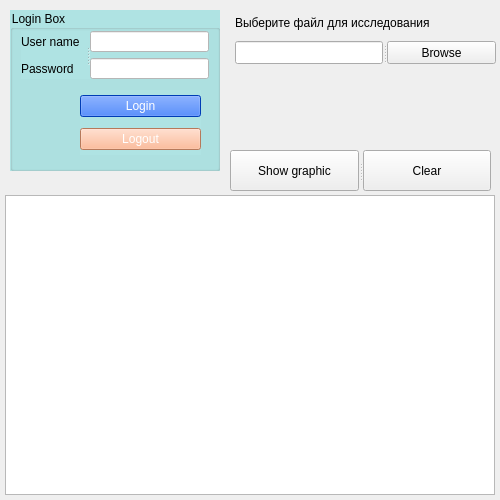
<?xml version="1.0" encoding="UTF-8"?>
<ui version="4.0">
 <class>Form</class>
 <widget class="QWidget" name="Form">
  <property name="geometry">
   <rect>
    <x>0</x>
    <y>0</y>
    <width>500</width>
    <height>500</height>
   </rect>
  </property>
  <property name="maximumSize">
   <size>
    <width>500</width>
    <height>500</height>
   </size>
  </property>
  <property name="windowTitle">
   <string>Form</string>
  </property>
  <widget class="PlotWidget" name="graphicsView">
   <property name="enabled">
    <bool>true</bool>
   </property>
   <property name="geometry">
    <rect>
     <x>5</x>
     <y>195</y>
     <width>490</width>
     <height>300</height>
    </rect>
   </property>
   <property name="sizePolicy">
    <sizepolicy hsizetype="Fixed" vsizetype="Fixed">
     <horstretch>0</horstretch>
     <verstretch>0</verstretch>
    </sizepolicy>
   </property>
  </widget>
  <widget class="QGroupBox" name="login_box">
   <property name="geometry">
    <rect>
     <x>10</x>
     <y>10</y>
     <width>210</width>
     <height>161</height>
    </rect>
   </property>
   <property name="styleSheet">
    <string notr="true">background-color: rgb(170 255, 255);
background-color: rgb(175, 227, 227);</string>
   </property>
   <property name="title">
    <string>Login Box</string>
   </property>
   <widget class="QSplitter" name="splitter">
    <property name="geometry">
     <rect>
      <x>11</x>
      <y>21</y>
      <width>188</width>
      <height>48</height>
     </rect>
    </property>
    <property name="orientation">
     <enum>Qt::Horizontal</enum>
    </property>
    <widget class="QWidget" name="layoutWidget_3">
     <layout class="QVBoxLayout" name="verticalLayout_4">
      <item>
       <widget class="QLabel" name="username_label">
        <property name="text">
         <string>User name</string>
        </property>
       </widget>
      </item>
      <item>
       <widget class="QLabel" name="password_">
        <property name="text">
         <string>Password</string>
        </property>
       </widget>
      </item>
     </layout>
    </widget>
    <widget class="QWidget" name="layoutWidget_4">
     <layout class="QVBoxLayout" name="verticalLayout_3">
      <item>
       <widget class="QLineEdit" name="username_lineEdit">
        <property name="styleSheet">
         <string notr="true">background-color: rgb(255, 255, 255);
color: rgb(0, 0, 255);</string>
        </property>
       </widget>
      </item>
      <item>
       <widget class="QLineEdit" name="password_lineEdit">
        <property name="styleSheet">
         <string notr="true">background-color: rgb(255, 255, 255);
color: rgb(0, 0, 255);</string>
        </property>
        <property name="echoMode">
         <enum>QLineEdit::Password</enum>
        </property>
       </widget>
      </item>
     </layout>
    </widget>
   </widget>
   <widget class="QWidget" name="layoutWidget">
    <property name="geometry">
     <rect>
      <x>70</x>
      <y>80</y>
      <width>121</width>
      <height>65</height>
     </rect>
    </property>
    <layout class="QVBoxLayout" name="verticalLayout_2">
     <item>
      <widget class="QPushButton" name="login_pushButton">
       <property name="styleSheet">
        <string notr="true">background-color: rgb(0, 85, 255);
color: rgb(255, 255, 255);</string>
       </property>
       <property name="text">
        <string>Login</string>
       </property>
      </widget>
     </item>
     <item>
      <widget class="QPushButton" name="logout_pushButton">
       <property name="styleSheet">
        <string notr="true">color: rgb(255, 255, 255);
background-color: rgb(255, 170, 127);</string>
       </property>
       <property name="text">
        <string>Logout</string>
       </property>
      </widget>
     </item>
    </layout>
   </widget>
  </widget>
  <widget class="QWidget" name="layoutWidget">
   <property name="geometry">
    <rect>
     <x>235</x>
     <y>11</y>
     <width>261</width>
     <height>53</height>
    </rect>
   </property>
   <layout class="QVBoxLayout" name="verticalLayout">
    <item>
     <widget class="QLabel" name="label">
      <property name="text">
       <string>Выберите файл для исследования</string>
      </property>
     </widget>
    </item>
    <item>
     <widget class="QSplitter" name="splitter_2">
      <property name="orientation">
       <enum>Qt::Horizontal</enum>
      </property>
      <widget class="QLineEdit" name="Browse_lineEdit"/>
      <widget class="QPushButton" name="browse_pushButton">
       <property name="enabled">
        <bool>true</bool>
       </property>
       <property name="text">
        <string>Browse</string>
       </property>
      </widget>
     </widget>
    </item>
   </layout>
  </widget>
  <widget class="QSplitter" name="splitter_3">
   <property name="geometry">
    <rect>
     <x>230</x>
     <y>150</y>
     <width>261</width>
     <height>41</height>
    </rect>
   </property>
   <property name="orientation">
    <enum>Qt::Horizontal</enum>
   </property>
   <widget class="QPushButton" name="showGraphic_pushButton">
    <property name="enabled">
     <bool>true</bool>
    </property>
    <property name="cursor">
     <cursorShape>PointingHandCursor</cursorShape>
    </property>
    <property name="text">
     <string>Show graphic</string>
    </property>
    <property name="checkable">
     <bool>false</bool>
    </property>
   </widget>
   <widget class="QPushButton" name="clear_pushButton">
    <property name="enabled">
     <bool>true</bool>
    </property>
    <property name="text">
     <string>Clear</string>
    </property>
   </widget>
  </widget>
 </widget>
 <customwidgets>
  <customwidget>
   <class>PlotWidget</class>
   <extends>QGraphicsView</extends>
   <header>pyqtgraph</header>
  </customwidget>
 </customwidgets>
 <resources/>
 <connections/>
</ui>
